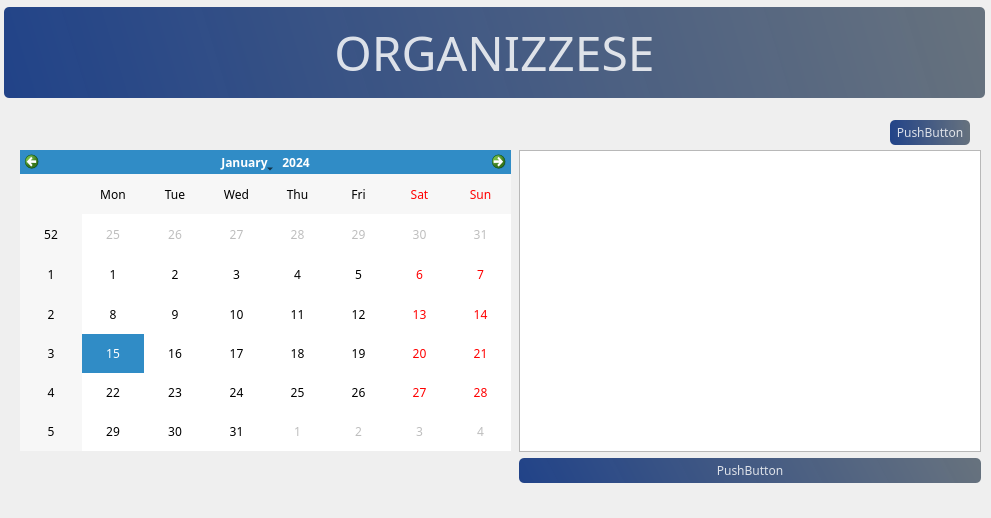
<?xml version="1.0" encoding="UTF-8"?>
<ui version="4.0">
 <class>Form</class>
 <widget class="QWidget" name="Form">
  <property name="geometry">
   <rect>
    <x>0</x>
    <y>0</y>
    <width>991</width>
    <height>518</height>
   </rect>
  </property>
  <property name="windowTitle">
   <string>Form</string>
  </property>
  <property name="styleSheet">
   <string notr="true"/>
  </property>
  <widget class="QCalendarWidget" name="calendarWidget">
   <property name="geometry">
    <rect>
     <x>20</x>
     <y>150</y>
     <width>491</width>
     <height>301</height>
    </rect>
   </property>
   <property name="font">
    <font>
     <family>Reem Kufi</family>
    </font>
   </property>
  </widget>
  <widget class="QPushButton" name="pushButton">
   <property name="geometry">
    <rect>
     <x>890</x>
     <y>120</y>
     <width>80</width>
     <height>25</height>
    </rect>
   </property>
   <property name="minimumSize">
    <size>
     <width>80</width>
     <height>25</height>
    </size>
   </property>
   <property name="font">
    <font>
     <family>Reem Kufi</family>
    </font>
   </property>
   <property name="styleSheet">
    <string notr="true">	background-color: qlineargradient(spread:pad, x1:0, y1:0.505682, x2:1, y2:0.477, stop:0 rgba(0, 39,119, 219), stop:1 rgba(85, 98, 112, 226));
	color:rgba(255, 255, 255, 210);
	border-radius: 5px;</string>
   </property>
   <property name="text">
    <string>PushButton</string>
   </property>
  </widget>
  <widget class="QLabel" name="label">
   <property name="geometry">
    <rect>
     <x>4</x>
     <y>7</y>
     <width>981</width>
     <height>91</height>
    </rect>
   </property>
   <property name="font">
    <font>
     <family>Reem Kufi</family>
     <pointsize>36</pointsize>
    </font>
   </property>
   <property name="styleSheet">
    <string notr="true">	background-color: qlineargradient(spread:pad, x1:0, y1:0.505682, x2:1, y2:0.477, stop:0 rgba(0, 39,119, 219), stop:1 rgba(85, 98, 112, 226));
	color:rgba(255, 255, 255, 210);
	border-radius: 5px;</string>
   </property>
   <property name="text">
    <string>ORGANIZZESE</string>
   </property>
   <property name="alignment">
    <set>Qt::AlignCenter</set>
   </property>
  </widget>
  <widget class="QLabel" name="label_2">
   <property name="geometry">
    <rect>
     <x>20</x>
     <y>21</y>
     <width>101</width>
     <height>71</height>
    </rect>
   </property>
   <property name="font">
    <font>
     <pointsize>36</pointsize>
    </font>
   </property>
   <property name="styleSheet">
    <string notr="true">image: url(:/icones/planejar-com-antecedencia.png);</string>
   </property>
   <property name="text">
    <string/>
   </property>
   <property name="alignment">
    <set>Qt::AlignCenter</set>
   </property>
  </widget>
  <widget class="QWidget" name="">
   <property name="geometry">
    <rect>
     <x>519</x>
     <y>150</y>
     <width>462</width>
     <height>333</height>
    </rect>
   </property>
   <layout class="QVBoxLayout" name="verticalLayout">
    <item>
     <widget class="QListWidget" name="listWidget">
      <property name="minimumSize">
       <size>
        <width>460</width>
        <height>300</height>
       </size>
      </property>
      <property name="font">
       <font>
        <family>Reem Kufi</family>
       </font>
      </property>
     </widget>
    </item>
    <item>
     <widget class="QPushButton" name="pushButton_2">
      <property name="minimumSize">
       <size>
        <width>460</width>
        <height>25</height>
       </size>
      </property>
      <property name="font">
       <font>
        <family>Reem Kufi</family>
       </font>
      </property>
      <property name="styleSheet">
       <string notr="true">	background-color: qlineargradient(spread:pad, x1:0, y1:0.505682, x2:1, y2:0.477, stop:0 rgba(0, 39,119, 219), stop:1 rgba(85, 98, 112, 226));
	color:rgba(255, 255, 255, 210);
	border-radius: 5px;</string>
      </property>
      <property name="text">
       <string>PushButton</string>
      </property>
     </widget>
    </item>
   </layout>
  </widget>
 </widget>
 <resources>
  <include location="qrc/icones.qrc"/>
 </resources>
 <connections/>
</ui>
